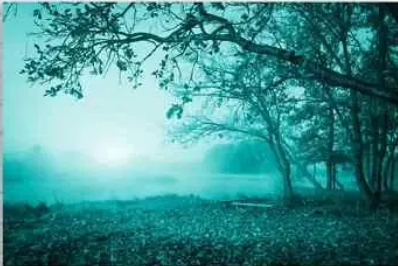
#> input picture image.png, 398 x 266 px
$ python -i core.py   (imports and definitions only)
#> lines starting #> are read from the running program, lines starting #| are printed output that depends on the picture
# minipil/core.py
from PIL import Image, ImageOps, ImageEnhance
import io
import os
from typing import Tuple, Optional

UNIT_MULTIPLIER = {"kb": 1024, "mb": 1024 * 1024}


# [37 lines left out: functions resize_preserve_aspect, crop_to_ratio, pad_to_size, not called in this run]


def to_grayscale(img: Image.Image) -> Image.Image:
    """
    Deterministic grayscale conversion: convert to luminance (L), then back to RGB.
    """
    return img.convert("RGB").convert("L").convert("RGB")


# [88 lines left out: functions compress_to_target_bytes, save_image_bytes, not called in this run]

# add these imports at top of core.py
from PIL import ImageFilter, ImageChops, ImageEnhance, ImageOps

# ---------- new image-op helpers ----------

# [6 lines left out: function invert_image, not called in this run]

def blur_image(img: Image.Image, radius: float = 2.0) -> Image.Image:
    """Gaussian blur with given radius (float)."""
    return img.filter(ImageFilter.GaussianBlur(radius))

# [13 lines left out: functions sharpen_image, adjust_brightness, not called in this run]

def adjust_contrast(img: Image.Image, percent: float) -> Image.Image:
    factor = 1.0 + (percent / 100.0)
    return ImageEnhance.Contrast(img).enhance(factor)

def adjust_saturation(img: Image.Image, percent: float) -> Image.Image:
    factor = 1.0 + (percent / 100.0)
    return ImageEnhance.Color(img).enhance(factor)

def rotate_image(img: Image.Image, degrees: float, expand: bool = False) -> Image.Image:
    """Rotate (degrees). expand=True will resize canvas to fit."""
    return img.rotate(-degrees, expand=expand)  # negative for clockwise human expectation

def flip_horizontal(img: Image.Image) -> Image.Image:
    return img.transpose(Image.FLIP_LEFT_RIGHT)

def flip_vertical(img: Image.Image) -> Image.Image:
    return img.transpose(Image.FLIP_TOP_BOTTOM)

>>> from PIL import Image
>>> picture = Image.open('../image.png')
#> picture is the input picture: PIL image 398x266 RGBA; mean R, G, B, A 66.4, 144.2, 143.7, 255
>>> result = to_grayscale(picture)
#> in to_grayscale, `return img.convert("RGB").convert("L").convert("RGB")`:
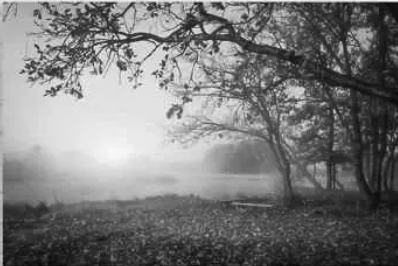
#> returned value: PIL image 398x266 RGB; min 8, max 248, mean 120.9

$ run again, on minipil.png
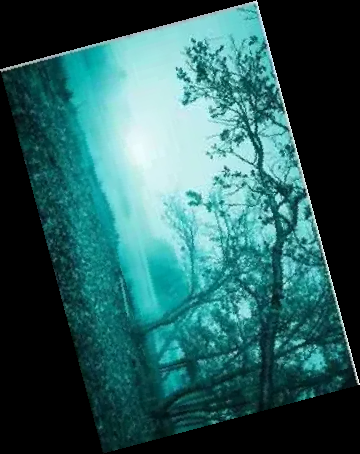
#> input picture minipil.png, 360 x 454 px
#> picture is the input picture: PIL image 360x454 RGB; mean R, G, B 43, 93.4, 93.1
#> in to_grayscale, `return img.convert("RGB").convert("L").convert("RGB")`:
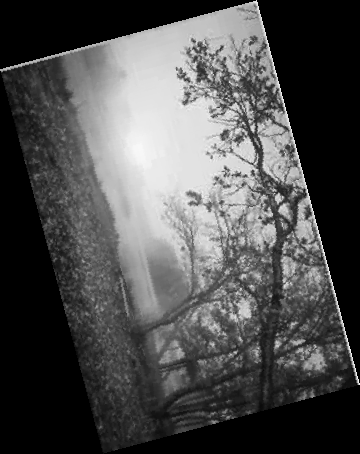
#> returned value: PIL image 360x454 RGB; min 0, max 248, mean 78.3
